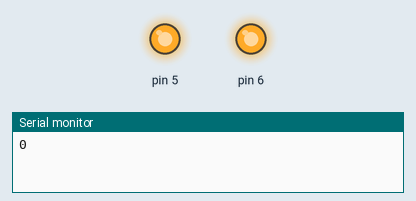
Bench run of a sketch on a simulated Arduino Uno, built with avr-gcc and run on an emulated ATmega328P. Shown: output pins drawn as LEDs (lit = HIGH), the last lines printed to the serial monitor.

Above: at 0.12 s.
At 19.88 s:
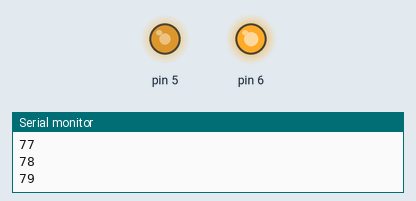
At 39.64 s:
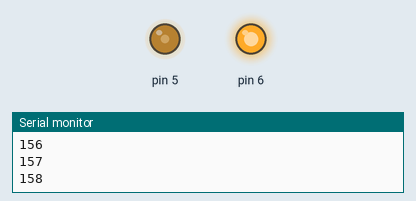
Timing chart, 0 to 40.0 s (numbered marks = the images above):
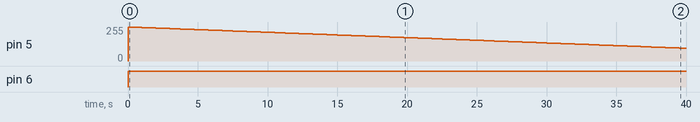

Measured:
- by itself, pin 5: 0/255 → 255/255 at 0.00 s, → 254/255 0.25 s later, → 253/255 0.25 s later, → 252/255 0.25 s later, … (160 changes in this stretch)
- by itself, pin 6: LOW → HIGH at 0.00 s

The sketch:

motor_minimum_test.ino
```cpp
void setup() {
  // put your setup code here, to run once:
   analogWrite(5, 255);
    analogWrite(6, 255);
int val = 0;

Serial.begin(115200);
analogWrite(6, 255);
while(1)
{
  Serial.println(val);
  analogWrite(5, 255-val);
  delay(250);
  val ++;
}

}

void loop() {

}
```
